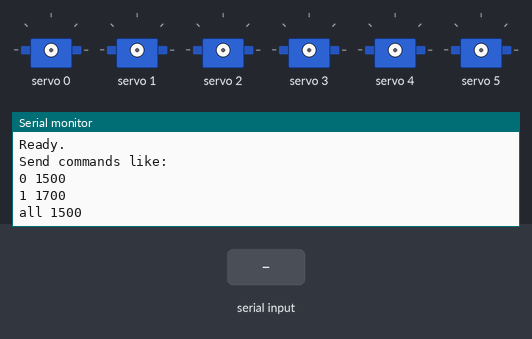
The sketch below on a simulated Arduino Uno, built with avr-gcc and run on an emulated ATmega328P. On the bench: 6 × servo, the last lines printed to the serial monitor. Inputs (shaded band) come from the test bench.

Above: at 2.2 s.
2.3 s: "all 1\n" received over Serial
At 4.2 s:
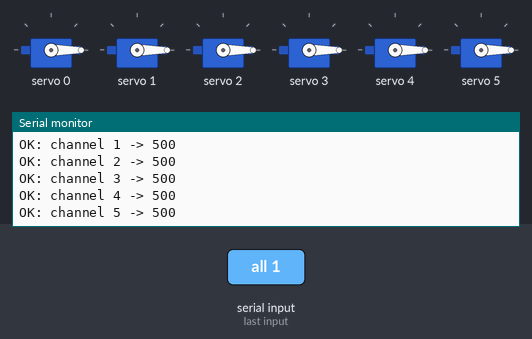
5.3 s: "all\n" received over Serial
At 5.9 s:
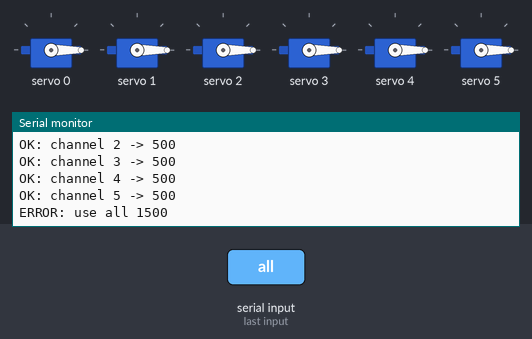
6.8 s: "90 45 200\n" received over Serial
At 8.0 s:
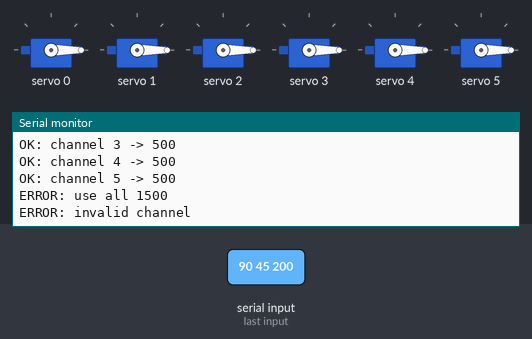
8.3 s: "0\n" received over Serial
At 9.4 s:
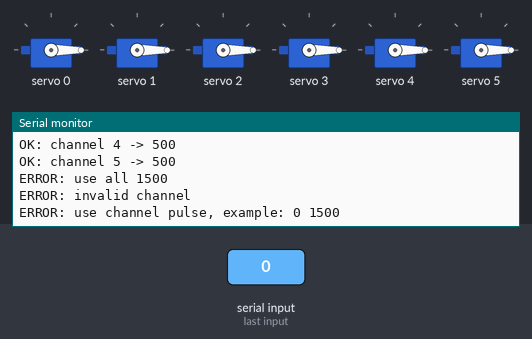
Timing chart, 0 to 10.8 s (numbered marks = the images above; inputs shaded):
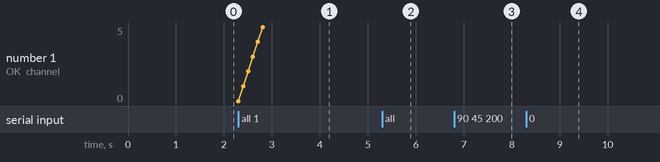

Measured:
- after the input at 2.3 s, the serial monitor: prints a new line at once (image 1)
- after the input at 5.3 s, the serial monitor: prints a new line at once (image 2)
- after the input at 6.8 s, the serial monitor: prints a new line at once (image 3)
- after the input at 8.3 s, the serial monitor: prints a new line at once (image 4)

The sketch:

robotic_hand_serial_controller.ino
```cpp
#include <Wire.h>
#include <Adafruit_PWMServoDriver.h>

Adafruit_PWMServoDriver pwm = Adafruit_PWMServoDriver(0x40);

const int NUM_SERVOS = 6;

// Safe initial pulse limits.
// Later, when the hand is assembled, we will tune these per finger.
const int MIN_PULSE = 500;
const int MID_PULSE = 1500;
const int MAX_PULSE = 2500;

void moveServo(int channel, int pulse) {
  if (channel < 0 || channel >= NUM_SERVOS) {
    Serial.println("ERROR: invalid channel");
    return;
  }

  pulse = constrain(pulse, MIN_PULSE, MAX_PULSE);

  pwm.writeMicroseconds(channel, pulse);

  Serial.print("OK: channel ");
  Serial.print(channel);
  Serial.print(" -> ");
  Serial.println(pulse);
}

void centerAll() {
  for (int ch = 0; ch < NUM_SERVOS; ch++) {
    moveServo(ch, MID_PULSE);
    delay(150);
  }
}

void setup() {
  Serial.begin(115200);
  delay(1000);

  Serial.println("Starting robotic hand serial servo controller...");

  pwm.begin();
  pwm.setPWMFreq(50);
  delay(10);

  Serial.println("Ready.");
  Serial.println("Send commands like:");
  Serial.println("0 1500");
  Serial.println("1 1700");
  Serial.println("all 1500");
}

void loop() {
  if (Serial.available() > 0) {
    String line = Serial.readStringUntil('\n');
    line.trim();

    if (line.length() == 0) {
      return;
    }

    if (line.startsWith("all")) {
      int spaceIndex = line.indexOf(' ');
      if (spaceIndex == -1) {
        Serial.println("ERROR: use all 1500");
        return;
      }

      int pulse = line.substring(spaceIndex + 1).toInt();

      for (int ch = 0; ch < NUM_SERVOS; ch++) {
        moveServo(ch, pulse);
        delay(100);
      }

      return;
    }

    int spaceIndex = line.indexOf(' ');
    if (spaceIndex == -1) {
      Serial.println("ERROR: use channel pulse, example: 0 1500");
      return;
    }

    int channel = line.substring(0, spaceIndex).toInt();
    int pulse = line.substring(spaceIndex + 1).toInt();

    moveServo(channel, pulse);
  }
}
```
